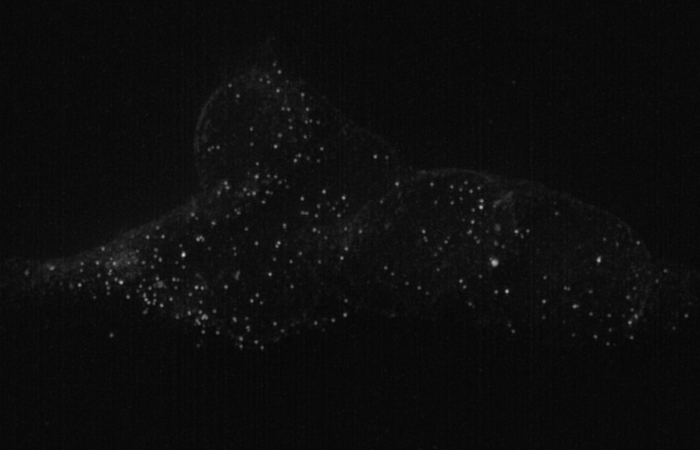
#> input picture outdated_tests/gaussian_params/smfish.png, 700 x 450 px
$ jupyter execute --allow-errors zoom_to_blobs_smFISH.ipynb
#> lines starting #> are read from the running program, lines starting #| are printed output that depends on the picture
[cell 1]
from math import sqrt
from math import floor
from scipy import optimize
from skimage import data
from skimage.feature import blob_log
from skimage.color import rgb2gray
from skimage.io import imread
from sklearn.cluster import AffinityPropagation
from sklearn.neighbors import KDTree
from numpy import pi, r_
import matplotlib.pyplot as plt
import numpy as np
import math, random, sys
sys.path.insert(0, '../../FISH-annotation/Annotation')
import util

[cell 2]
def gaussian(height, center_x, center_y, width_x, width_y):
    """Returns a gaussian function with the given parameters"""
    width_x = float(width_x)
    width_y = float(width_y)
    return lambda x,y: height*np.exp(
                -(((center_x-x)/width_x)**2+((center_y-y)/width_y)**2)/2)

def moments(data):
    """Returns (height, x, y, width_x, width_y)
    the gaussian parameters of a 2D distribution by calculating its
    moments """
    total = data.sum()
    X, Y = np.indices(data.shape)
    x = (X*data).sum()/total
    y = (Y*data).sum()/total
    col = data[:, int(y)]
    width_x = np.sqrt(np.abs((np.arange(col.size)-y)**2*col).sum()/col.sum())
    row = data[int(x), :]
    width_y = np.sqrt(np.abs((np.arange(row.size)-x)**2*row).sum()/row.sum())
    height = data.max()
    return height, x, y, width_x, width_y

def fitgaussian(data):
    """Returns (height, x, y, width_x, width_y)
    the gaussian parameters of a 2D distribution found by a fit"""
    params = moments(data)
    errorfunction = lambda p: np.ravel(gaussian(*p)(*np.indices(data.shape)) -
                                 data)
    p, success = optimize.leastsq(errorfunction, params)
    return p

# Chemistry parameters

[cell 3]
optimal_threshold = 0.06

img_path = 'smfish.png'
im = imread(img_path)
#> im is the input picture: shape (450, 700); min 6, max 206, mean 13.2
im = rgb2gray(im)

img_height, img_width = 450, 700

coords_path = 'smfish.csv'

[cell 4]
margin = 4					# margin around each spot, in pixels
thresholds = np.arange(0.02, 0.18, 0.005)
correctness_threshold = 4

# Run blob detection
Use the optimal intensity threshold (threshold = 0.6) found in `blob_log_smFISH_auto_detect_best_intensity_threshold.ipynb`.

[cell 5]
blobs_log = blob_log(im, max_sigma=10, num_sigma=10, threshold=optimal_threshold)
#> blobs_log = 248 rows, first 8: [254, 183, 2], [262, 494, 3], [207, 481, 1], [260, 598, 2], [291, 506, 1], [282, 121, 1], [287, 196, 1], [197, 343, 1]

# Visualize blobs found by blobs_log()

[cell 6]
blobs_list = []
for r, c, sigma in blobs_log:
    blobs_list.append([c, r])
#> this loop made 248 passes
#> after the loop, blobs_list = 248 pairs, first value 26 to 686, second value 64 to 347

plt.figure(figsize = (12, 8))
for c, r in blobs_list:
    plt.scatter([int(c)], [int(r)], c='c')
#> this loop made 248 passes
#> (c, r) on passes 1 to 3: (183, 254), (494, 262), (481, 207)
plt.imshow(im, cmap='gray')
plt.title('Blobs detected by blobs_log()')
plt.show()
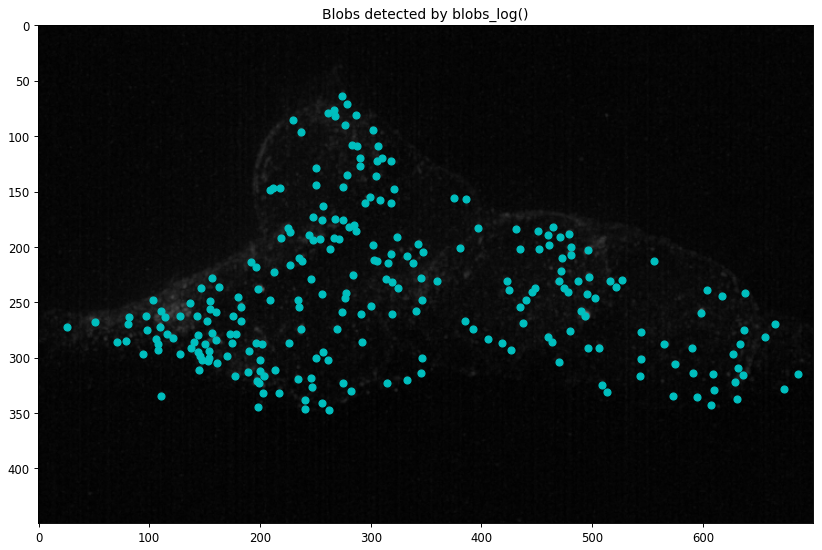
#> figure drawn by matplotlib, 1 panel

[cell 7]
# [4 lines of commented-out code are left out]

### For comparison, these are the blobs that were found by the expert:

[cell 8]
plt.figure(figsize = (12, 8))
#> (the rest of this cell did not finish here and is left out)

# Bound crowded regions using blobs found by blobs_log()

## Approach
1. Identify all crowded spots. Crowded spots are less than a crosshair arm length from the nearest neighbor.
2. Separate regions with many crowded spots.
3. Define a bounding box around each region with many crowded spots.

## Goal 1: Identify crowded spots.

Highlight spots which are too close to (i.e. less than an crosshair arm length from) the nearest neighbor.

#### Min distance between two spots = crosshair arm length, relative to image width

There's a minimum distance between two spots for the crosshair mark left on one spot to not obscure the other spot. This minimum distance is the length of one arm of a crosshair. This minimum distance is in proportion with the pixel width of the image, since in Quantius the crosshairs take up the same proportion of the image regardless of image size.

Measuring by hand, I found the crosshair to image width ratio to be about 7:115, or 0.0609. Therefore one crosshair arm length is 0.03045 times the image width, so spots should be at least that far apart.

**"Crowded spots"** are spots which are less than a crosshair arm's length from the nearest neighbor.

[cell 9]
kdt = KDTree(blobs_list, leaf_size=2, metric='euclidean')

def get_nnd(coord, kdt):
    dist, ind = kdt.query([coord], k=2)
    return dist[0][1]

crosshair_arm_to_image_width_ratio = 0.03045   # measured empirically in Quantius's UI
crosshair_arm_length = crosshair_arm_to_image_width_ratio * img_width
print('crosshair_arm_length = ' + str(crosshair_arm_length))

plt.figure(figsize = (12, 8))
close_distances = []
crowded_spots = []
for coord in blobs_list:
    nnd = get_nnd(coord, kdt)
    if nnd < crosshair_arm_length:
        close_distances.append(nnd)
        crowded_spots.append(coord)
        plt.scatter(coord[0], coord[1], facecolors = 'm')
    else:
        plt.scatter(coord[0], coord[1], facecolors = 'c')
#> this loop made 248 passes
#> (coord, dist in get_nnd, ind in get_nnd, nnd) on passes 1 to 3: ([183, 254], [[0, 9.49]], [[0, 148]], 9.49), ([494, 262], [[0, 5.66]], [[1, 225]], 5.66), ([481, 207], [[0, 7]], [[2, 26]], 7)
#> after the loop, close_distances = 238 values, max 21.21 at index 200, min 2.83 at index 108, mean 9.67; crowded_spots = 238 pairs, first value 71 to 686, second value 64 to 347

#> (the rest of this cell did not finish here and is left out)

## Goal 2: Separate regions with many crowded spots.

Use AffinityPropagation on crowded spots to separate out regions with many crowded spots. Smaller preference parameter results in fewer separated regions.

[cell 10]
pref_param = -50000
crowded_coords = np.asarray(crowded_spots)
#> crowded_coords has the same summary as crowded_spots
af = AffinityPropagation(preference = pref_param).fit(crowded_coords)
centers = [crowded_coords[index] for index in af.cluster_centers_indices_]
#> centers = [[324, 191], [341, 258], [234, 319], [473, 210], [480, 276], [627, 297], [283, 108], [235, 210], [144, 280]]
print(centers)
#| [array([324., 191.]), array([341., 258.]), array([234., 319.]), array([473., 210.]), array([480., 276.]), array([627., 297.]), array([283., 108.]), array([235., 210.]), array([144., 280.])]

[cell 11]
cluster_members_lists = [[] for i in range(len(centers))]
#> cluster_members_lists = [[], [], [], [], [], [], [], [], []]
for label_index, coord in zip(af.labels_, crowded_coords):
    cluster_members_lists[label_index].append(coord)
#> this loop made 238 passes
#> (label_index, coord) on passes 1 to 3: (8, [183, 254]), (4, [494, 262]), (3, [481, 207])

crop_bounds = []
for l in cluster_members_lists:
    l = np.asarray(l)
    x = l[:,0]
    y = l[:,1]
    crop_bounds.append((min(x), max(x), min(y), max(y)))
#> this loop made 9 passes
#> after the loop, crop_bounds = [(275, 386, 148, 229), (291, 406, 228, 323), (189, 282, 274, 347), (423, 527, 182, 241), (419, 544, 243, 331), (565, 686, 239, 343), (230, 318, 64, 146), (192, 284, 147, 259), (71, 190, 228, 317)]

from matplotlib.patches import Rectangle
fig,ax = plt.subplots(1)
for coord in blobs_list:
    nnd = get_nnd(coord, kdt)
    if nnd < crosshair_arm_length:
        ax.scatter(coord[0], coord[1], facecolors = 'm')
    else:
        ax.scatter(coord[0], coord[1], facecolors = 'c')
for center in centers:
    plt.scatter(center[0], center[1], facecolors = 'orange')
#> this loop made 9 passes

colors = ['red', 'orange', 'black', 'green', 'blue', 'purple', 'violet', 'cyan', 'brown']
for crop, col in zip(crop_bounds, colors):
    rect = Rectangle((crop[0], crop[2]), crop[1]-crop[0], crop[3]-crop[2], edgecolor = col, facecolor = 'none')
    ax.add_patch(rect)
#> this loop made 9 passes
plt.title('Original coords with crops shown')
plt.gca().invert_yaxis()
plt.show()
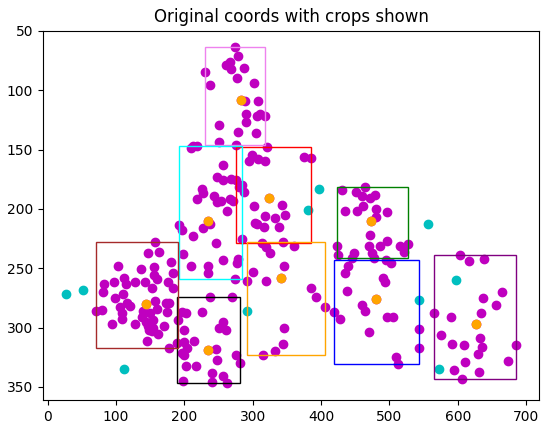
#> figure drawn by matplotlib, 1 panel

## Goal 3: Define a bounding box around each region with many crowded spots.

[cell 12]
cluster_members_lists = [[] for i in range(len(centers))]
for label_index, coord in zip(af.labels_, crowded_coords):
    cluster_members_lists[label_index].append(coord)

crop_bounds = []
for l in cluster_members_lists:
    l = np.asarray(l)
    x = l[:,0]
    y = l[:,1]
    crop_bounds.append((min(x), max(x), min(y), max(y)))
print(crop_bounds)
#> (printed output is left out)

[cell 13]
from matplotlib.patches import Rectangle
fig,ax = plt.subplots(figsize = (12, 8))
for coord in blobs_list:
    nnd = get_nnd(coord, kdt)
    if nnd < crosshair_arm_length:
        ax.scatter(coord[0], coord[1], facecolors = 'm')
    else:
        ax.scatter(coord[0], coord[1], facecolors = 'c')
for center in centers:
    plt.scatter(center[0], center[1], facecolors = 'orange')

colors = ['red', 'orange', 'black', 'green', 'blue', 'purple', 'violet', 'cyan', 'brown']
for crop, col in zip(crop_bounds, colors):
    rect = Rectangle((crop[0], crop[2]), crop[1]-crop[0], crop[3]-crop[2], edgecolor = col, facecolor = 'none')
    ax.add_patch(rect)
plt.title('magenta = crowded spots, cyan = other spots')
plt.gca().invert_yaxis()
plt.show()
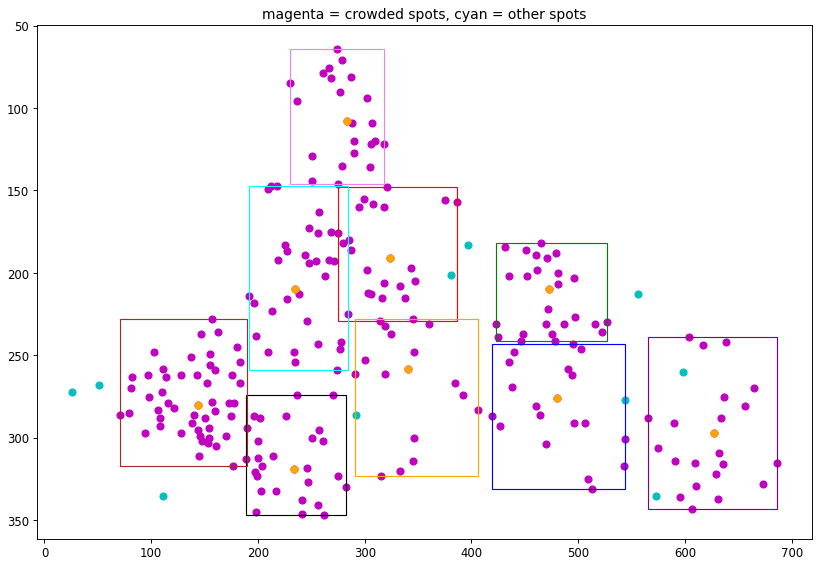
#> figure drawn by matplotlib, 1 panel

$ run again, with outdated_tests/gaussian_params/rca.png copied over outdated_tests/gaussian_params/smfish.png
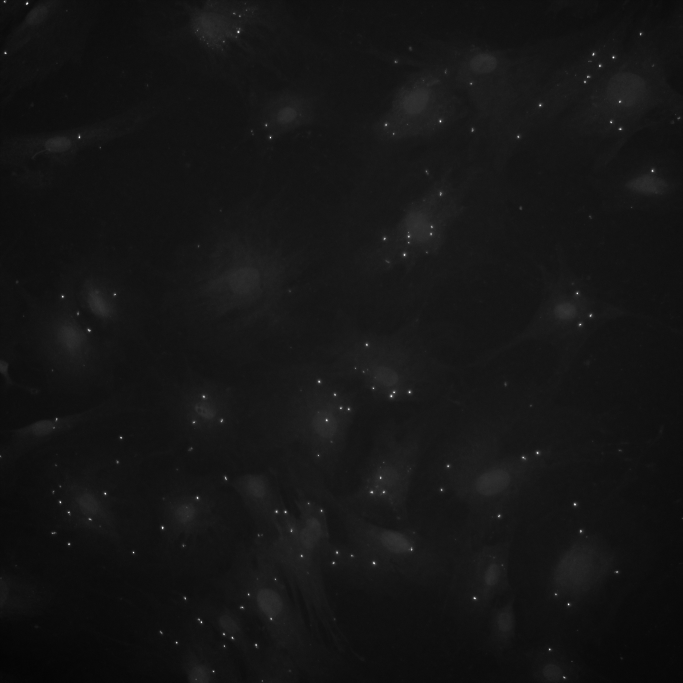
#> input picture outdated_tests/gaussian_params/rca.png, 2048 x 2048 px (shown at 1/3 size)
#> im is the input picture: shape (2048, 2048); min 0, max 255, mean 21.2
#> blobs_log = 197 rows, first 8: [10, 81, 2], [96, 715, 2], [1513, 1724, 2], [172, 1840, 2], [159, 16, 2], [1813, 1705, 2], [1480, 315, 2], [1866, 604, 2]
#> the loop `for r, c, sigma in blobs_log:` made 197 passes
#> after the loop `for r, c, sigma in blobs_log:`: blobs_list = 197 pairs, first value 0 to 2047, second value 0 to 2042
#> the loop `for c, r in blobs_list:` made 197 passes
#> (c, r) on passes 1 to 3: (81, 10), (715, 96), (1724, 1513)
#> the loop `for coord in blobs_list:` made 197 passes
#> (coord, dist in get_nnd, ind in get_nnd, nnd) on passes 1 to 3: ([81, 10], [[0, 67.74]], [[0, 131]], 67.74), ([715, 96], [[0, 10.77]], [[1, 132]], 10.77), ([1724, 1513], [[0, 82]], [[2, 31]], 82)
#> after the loop `for coord in blobs_list:`: close_distances = 66 values, max 21.1 at index 14, min 3.61 at index 46, mean 8.6; crowded_spots = 66 pairs, first value 156 to 2037, second value 11 to 1941
#> crowded_coords has the same summary as crowded_spots
#> centers = [[1763, 230], [1226, 709], [1569, 1372], [206, 1537], [170, 1257], [1234, 1649], [723, 1822], [1417, 386], [271, 991], [755, 393], [2033, 354], [786, 1604], [1958, 198], [710, 85], [1337, 213], [556, 1636]]
#> (printed output is left out)
#> cluster_members_lists = [[], [], [], [], [], [], [], [], [], [], [], [], [], [], [], []]
#> the loop `for label_index, coord in zip(af.labels_, crowded_coords):` made 66 passes
#> (label_index, coord) on passes 1 to 8: (13, [715, 96]), (6, [604, 1866]), (6, [768, 1934]), (2, [1174, 1188]), (0, [1763, 230]), (1, [1226, 709]), (2, [1569, 1372]), (2, [1182, 1177])
#> the loop `for l in cluster_members_lists:` made 16 passes
#> (l, x, y) on passes 5, 6, 8, 9: ([[170, 1257], [167, 1262]], [170, 167], [1257, 1262]), ([[1234, 1649], [1235, 1642], [1227, 1647]], [1234, 1235, 1227], [1649, 1642, 1647]), ([[1416, 393], [1417, 386]], [1416, 1417], [393, 386]), ([[267, 991], [271, 991]], [267, 271], [991, 991])
#> after the loop `for l in cluster_members_lists:`: crop_bounds = 16 items, first 6: (1754, 1773, 184, 246), (1225, 1295, 681, 728), (1174, 1851, 1177, 1716), (156, 271, 1474, 1599), (167, 170, 1257, 1262), (1227, 1235, 1642, 1649)
#> the loop `for center in centers:` made 16 passes
#> the loop `for crop, col in zip(crop_bounds, colors):` made 9 passes
#> `plt.show()`:
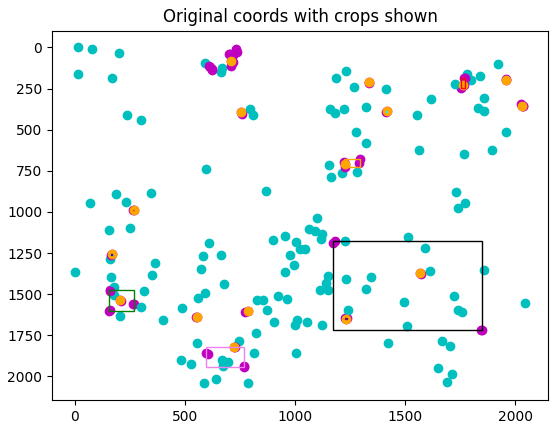
#> figure drawn by matplotlib, 1 panel
#> (printed output is left out)
#> `plt.show()`:
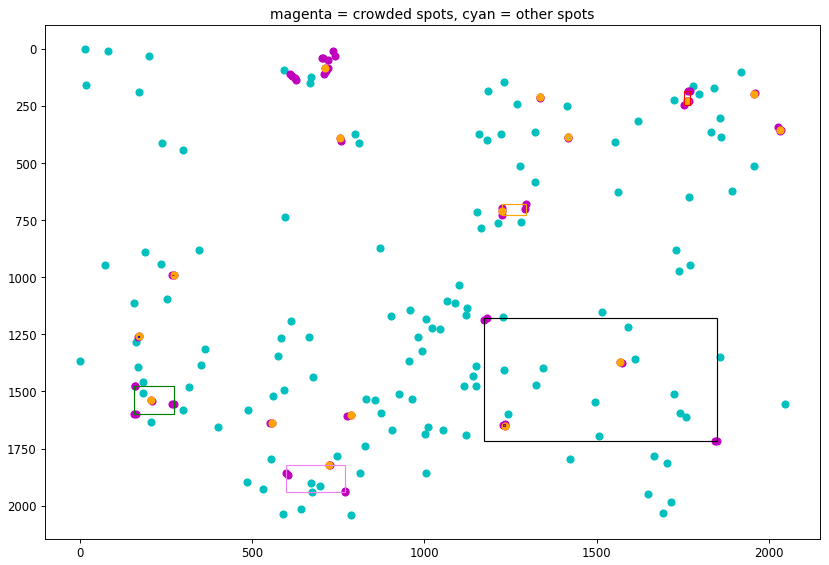
#> figure drawn by matplotlib, 1 panel
